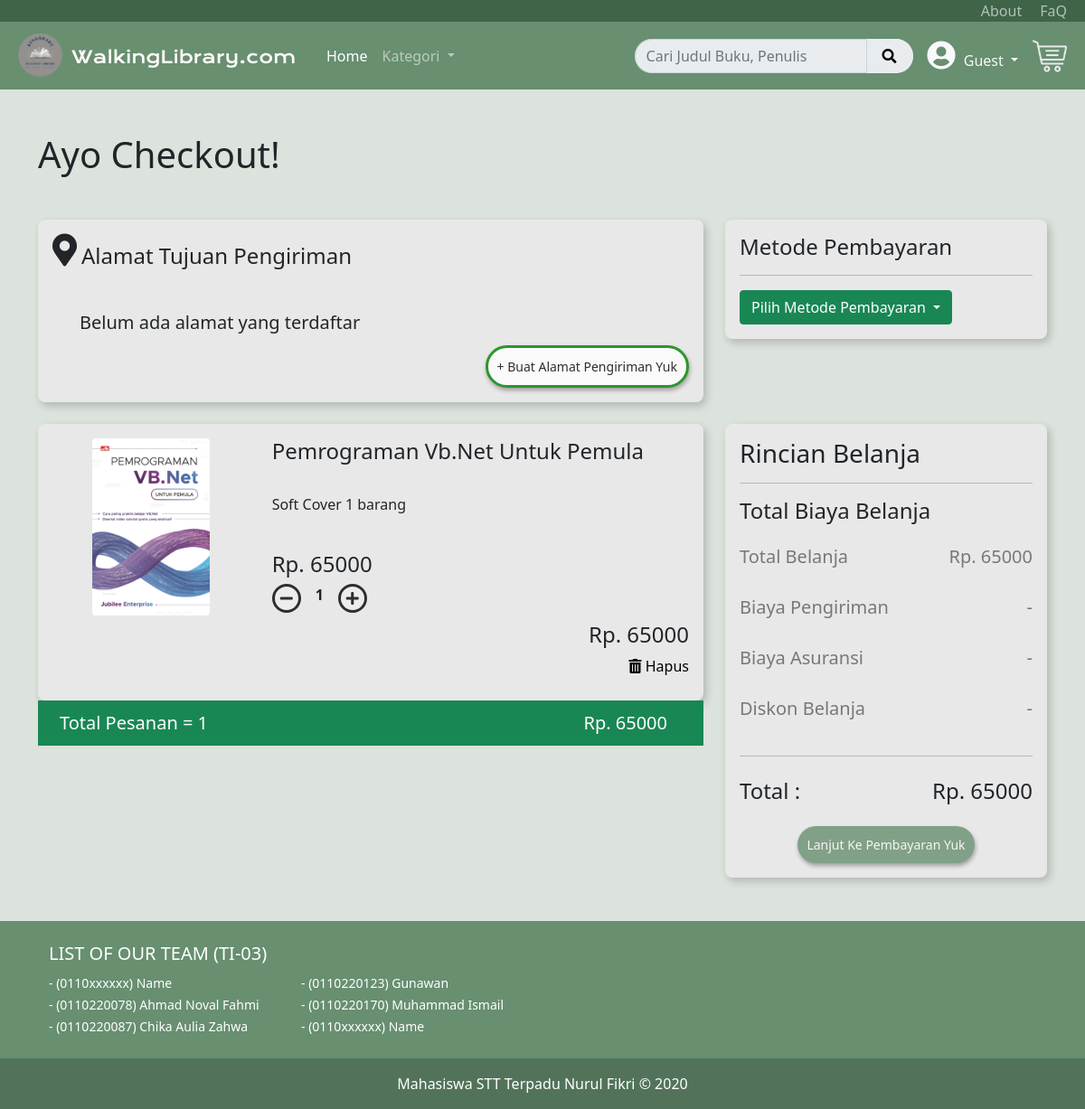
Screenshot of /index.php/home/checkout/1 with the database file from the repository.
### tables this page shows
CREATE TABLE `buku` (
  `id` int(11) NOT NULL,
  `gambar` varchar(255) DEFAULT NULL,
  `nama` varchar(255) NOT NULL,
  `deskripsi_buku` text NOT NULL,
  `jml_halaman` varchar(10) NOT NULL,
  `penerbit` varchar(150) NOT NULL,
  `penulis` varchar(150) NOT NULL,
  `tgl_terbit` date NOT NULL,
  `berat` varchar(10) NOT NULL,
  `isbn` varchar(50) DEFAULT NULL,
  `lebar` varchar(10) NOT NULL,
  `bahasa` varchar(20) NOT NULL,
  `panjang` varchar(10) NOT NULL,
  `harga` int(10) NOT NULL
);

### application/controllers/Home.php (called while the page is built, shortened)
<?php
class Home extends CI_Controller {
	public function __construct()
	{
		$this->load->model('bukuModel','buku');
	}
	public function checkout($id)
	{
		$data['title'] = 'Checkout';
		$data['buku'] = $this->buku->get_id($id);
		$this->load->view('home/layouts/navbar.php', $data);
		$this->load->view('home/checkout.php');
		$this->load->view('home/layouts/footer.php');
	}
}

### index.php (called while the page is built, shortened)
<?php
require_once BASEPATH.'core/CodeIgniter.php';

### application/models/bukuModel.php (called while the page is built, shortened)
<?php
class bukuModel extends CI_Model {
    public function get_id($id)
    {
        $this->db->where('id', $id);
        $query = $this->db->get('buku');
        return $query->row();
    }
}

### application/views/home/checkout.php (the view, shortened to what this page needs)
<div class="container pt-5">
    <h1>Ayo Checkout!</h1>
    <div class="row mt-5">
        <div class="col-sm-8 pb-4">
            <div class="kotak">
                <div class="d-flex justify-content-start">
                    <i class="fas fa-map-marker-alt" style="font-size: 3vw;"></i> <h4 style="padding: 10px 5px;"> Alamat Tujuan Pengiriman</h4>
                </div>
                <br>
                <div style="padding: 5px 30px">
                    <h5>Belum ada alamat yang terdaftar</h5>
                </div>
                <div class="d-flex justify-content-end">
                    <button class="btn-sm btnBeliSekarang bg-white text-black" style="border-style: solid; border-color: green;">+ Buat Alamat Pengiriman Yuk</button>
                </div>
            </div>
        </div>
        <div class="col-sm">
            <div class="kotak">
                <h4 class="d-flex justify-content-start">Metode Pembayaran</h4>
                <hr>
                <div class="dropdown">
                    <button class="btn btn-success dropdown-toggle" type="button" id="dropdownMenuButton2" data-bs-toggle="dropdown" aria-expanded="false">
                        Pilih Metode Pembayaran
                    </button>
                </div>
            </div>
        </div>
    </div>
    <div class="row">
        <div class="col-sm-8">
            <div class="kotak">
                <div class="row">
                    <div class="col-sm-4">
                        <img src="<?php echo base_url('public/gambar/').$buku->gambar; ?>" class="img-fluid rounded mx-auto d-block" alt="...">
                    </div>
                    <div class="col-sm">
                        <h4><?= $buku->nama; ?></h4>
                        <br>
                        <p>Soft Cover 1 barang</p>
                        <br>
                        <h4>Rp. <?= $buku->harga; ?></h4>
                        <div class="d-flex justify-content-start">
                            <button class="mines"><i class="fas fa-minus"></i></button>
                            <p class="px-3 value">    1   </p>
                            <button class="plus"><i class="fas fa-plus"></i></button>
                        </div>
                        <div class="d-flex justify-content-end">
                            <h4>Rp. <?= $buku->harga; ?></h4>
                        </div>
                        <div class="d-flex justify-content-end hapus">
                            <a href="#!"><i class="fas fa-trash-alt"></i> Hapus</a>
                        </div>
                    </div>
                </div>
            </div>
            <div class="row">
                <div class="col-sm">
                    <div class="navbar navbar-light bg-success">
                        <div class="container-fluid">
                            <span class="navbar-brand mb-0 h1 text-white">Total Pesanan = 1</span>
                            <span class="navbar-brand mb-0 h1 text-white">Rp. <?= $buku->harga; ?></span>
                        </div>
                    </div>
                </div>
            </div>
        </div>
        <div class="col-sm">
            <div class="kotak">
                <h3 class="d-flex justify-content-start">Rincian Belanja</h3>
                <hr>
                <h4 class="d-flex justify-content-start pb-2">Total Biaya Belanja</h4>
                <div class="checkoutFont pt-2 pb-3 d-flex justify-content-between">
                    <h5>Total Belanja</h5>
                    <h5>Rp. <?= $buku->harga; ?></h5>
                </div>
                <div class="checkoutFont pt-2 pb-3 d-flex justify-content-between">
                    <h5>Biaya Pengiriman</h5>
                    <h5>-</h5>
                </div>
                <div class="checkoutFont pt-2 pb-3 d-flex justify-content-between">
                    <h5>Biaya Asuransi</h5>
                    <h5>-</h5>
                </div>
                <div class="checkoutFont pt-2 pb-3 d-flex justify-content-between">
                    <h5>Diskon Belanja</h5>
                    <h5>-</h5>
                </div>
                <hr>
                <div class="checkoutFont pt-2 pb-3 d-flex justify-content-between">
                    <h4>Total : </h4>
                    <h4>Rp. <?= $buku->harga; ?></h4>
                </div>
                <div class="checkoutFont d-flex justify-content-center">
                    <button class="btn-sm btnBeliSekarang">Lanjut Ke Pembayaran Yuk</button>
                </div>
            </div>
        </div>
    </div>
</div>

### public/css/style.css (style rules this page uses)
body { background-color: #DCE2DC; }
.kotak { padding: 1rem; width: auto; background-color: #E8E8E8; box-shadow: 3px 4px 10px rgba(0,0,0,0.2); border-radius: 8px; }
.btnBeliSekarang { color: #FFF8F8; padding: 10px; border: none; background-color: #678F70; border-radius: 25px; box-shadow: 1px 3px 5px rgba(0,0,0,0.4); opacity: 0.8; transition: 0.2s; }
.kotak .plus { border: solid black; margin-bottom: 10px; border-radius: 50%; opacity: 0.8; transition: 0.2s; }
.kotak .mines { border: solid black; margin-bottom: 10px; border-radius: 50%; opacity: 0.8; transition: 0.2s; }
.value { font-weight: bold; }
.hapus a { text-decoration: none; color: black; margin-bottom: 10px; }
.checkoutFont h5 { color: #787878; }

### rows the page displays
buku: gambar (picture), nama "Pemrograman Vb.Net Untuk Pemula", harga "65000"

### other values shown
$email "Guest"
